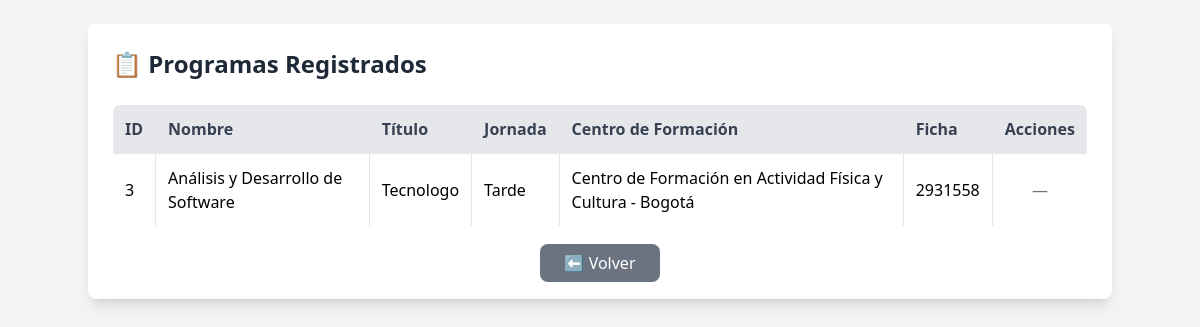
Page /programa/?aprendiz_id=1 (signed in) on the earlier database version.
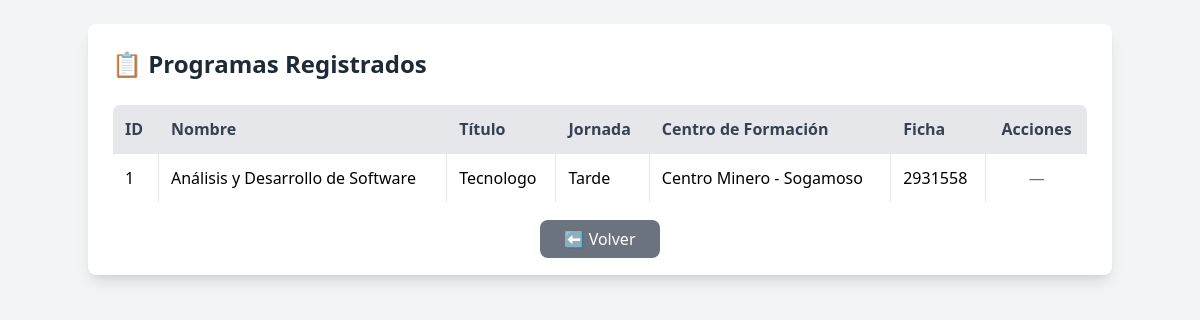
Same page on the later database version.
### app/models/users.py (models this page shows)
class Programa(db.Model):
    __tablename__ = 'programa'
    id_programa = db.Column(db.Integer, primary_key=True)
    nombre_programa = db.Column(db.String(45), nullable=False)
    titulo = db.Column(db.Enum('Auxiliar', 'Tecnico', 'Tecnologo'), nullable=False)
    jornada = db.Column(db.Enum('Mañana', 'Tarde', 'Noche'), nullable=False)
    ficha = db.Column(db.Integer, nullable=False)
    centro_formacion = db.Column(db.Enum(
        'Centro de Electricidad, Electrónica y Telecomunicaciones - Bogotá',
        'Centro de Gestión Industrial - Bogotá',
        'Centro de Diseño y Metrología - Bogotá',
        'Centro Nacional Colombo Alemán - Barranquilla',
        'Centro de Comercio y Servicios - Bucaramanga',
        'Centro de Industria y la Construcción - Ibagué',
        'Centro Agropecuario La Granja - Espinal',
        'Centro de Automatización Industrial - Dosquebradas',
        'Centro de Servicios Financieros - Bogotá',
        'Centro de Gestión y Desarrollo Sostenible Surcolombiano - Neiva',
        'Centro de Formación en Actividad Física y Cultura - Bogotá',
        'Centro Internacional Náutico, Fluvial y Portuario - Cartagena',
        'Centro Minero - Sogamoso',
        'Centro Agroindustrial - Quindío',
        'Centro de Formación en Talento Humano en Salud - Bogotá',
        'Centro de Comercio y Turismo - Pereira',
        'Centro de Procesos Industriales y Construcción - Barrancabermeja'), nullable=False)
    instructor_id_instructor = db.Column(db.Integer, db.ForeignKey('instructor.id_instructor'), nullable=True)
    aprendices_rel = db.relationship('Aprendiz', back_populates='programa', lazy=True)
    instructor_rel = db.relationship('Instructor', back_populates='programas', lazy=True)

### app/routes/programa_route.py (the view)
@bp.route('/')
@login_required
def listar_programas():
    programas = []
    aprendiz_id = None  # Para el botón Volver
    if isinstance(current_user, Aprendiz):
        aprendiz_id = current_user.id_aprendiz
        if current_user.programa:
            programas = [current_user.programa]
    elif isinstance(current_user, Instructor):
        aprendiz_id_param = request.args.get('aprendiz_id', type=int)
        if aprendiz_id_param:
            aprendiz_id = aprendiz_id_param
            aprendiz = Aprendiz.query.get(aprendiz_id)
            if aprendiz and aprendiz.programa:
                programas = [aprendiz.programa]
    return render_template('programa/listar_programa.html',
                           programas=programas,
                           aprendiz_id=aprendiz_id)

### app/__init__.py (called while the page is built)
@login_manager.user_loader
def load_user(user_id):
    from app.models.users import Aprendiz, Instructor, User
    try:
        role, id = user_id.split("-")
        id = int(id)
    except (ValueError, AttributeError):
        return None
    if role == "aprendiz":
        return Aprendiz.query.get(id)
    elif role == "instructor":
        return Instructor.query.get(id)
    elif role == "admin":
        return User.query.get(id)
    return None

### app/templates/programa/listar_programa.html (shortened to what this page needs)
<!DOCTYPE html>
<html lang="es">
<head>
    <script src="https://cdn.tailwindcss.com"></script>
</head>
<body class="bg-gray-100 p-6">
    <div class="max-w-5xl mx-auto bg-white shadow-lg rounded-lg p-6">
        <h1 class="text-2xl font-bold mb-6 text-gray-800">📋 Programas Registrados</h1>
        {% if programas %}
            <div class="overflow-x-auto">
                <table class="w-full border border-gray-200 rounded-lg overflow-hidden">
                    <thead class="bg-gray-200 text-gray-700">
                        <tr>
                            <th class="border p-3 text-left">ID</th>
                            <th class="border p-3 text-left">Nombre</th>
                            <th class="border p-3 text-left">Título</th>
                            <th class="border p-3 text-left">Jornada</th>
                            <th class="border p-3 text-left">Centro de Formación</th>
                            <th class="border p-3 text-left">Ficha</th>
                            <th class="border p-3 text-center">Acciones</th>
                        </tr>
                    </thead>
                    <tbody>
                        {% for programa in programas %}
                        <tr class="hover:bg-gray-50 even:bg-gray-100">
                            <td class="border p-3">{{ programa.id_programa }}</td>
                            <td class="border p-3">{{ programa.nombre_programa }}</td>
                            <td class="border p-3">{{ programa.titulo }}</td>
                            <td class="border p-3">{{ programa.jornada }}</td>
                            <td class="border p-3">{{ programa.centro_formacion }}</td>
                            <td class="border p-3">{{ programa.ficha }}</td>
                            <td class="border p-3 text-center">
                                <div class="flex justify-center space-x-4">
                                    {% if current_user.__class__.__name__ == 'Aprendiz' and current_user.programa == programa %}
                                    <a href="{{ url_for('programa_bp.editar_programa', id=programa.id_programa) }}"
                                       class="bg-blue-500 text-white px-6 py-2 rounded hover:bg-blue-600 transition">
                                       Editar
                                    </a>
                                    <a href="{{ url_for('programa_bp.eliminar_programa', id=programa.id_programa) }}"
                                       class="bg-red-500 text-white px-6 py-2 rounded hover:bg-red-600 transition"
                                       onclick="return confirm('¿Seguro de eliminar este programa?')">
                                       Eliminar
                                    </a>
                                    {% else %}
                                    <span class="text-gray-500">—</span>
                                    {% endif %}
                                </div>
                            </td>
                        </tr>
                        {% endfor %}
                    </tbody>
                </table>
            </div>
        {% else %}
            <p class="mt-6 text-gray-600 text-center">⚠️ No hay programas registrados aún.</p>
        {% endif %}
        <div class="mt-6 text-center">
            {% if aprendiz_id %}
                <a href="{{ url_for('aprendiz_bp.ver_dashboard_aprendiz', id=aprendiz_id) }}"
                   class="bg-gray-500 text-white px-6 py-2 rounded-lg hover:bg-gray-600 transition">
                   ⬅️ Volver
                </a>
            {% else %}
                <a href="{{ url_for('auth.dashboard') }}"
                   class="bg-gray-500 text-white px-6 py-2 rounded-lg hover:bg-gray-600 transition">
                   ⬅️ Volver
                </a>
            {% endif %}
        </div>
    </div>
</body>
</html>

Differences in the rows shown:
removed Programa: id_programa "3", nombre_programa "Análisis y Desarrollo de Software", titulo "Tecnologo", jornada "Tarde", centro_formacion "Centro de Formación en Actividad Física y Cultura - Bogotá", ficha "2931558"
added Programa: id_programa "1", nombre_programa "Análisis y Desarrollo de Software", titulo "Tecnologo", jornada "Tarde", centro_formacion "Centro Minero - Sogamoso", ficha "2931558"
